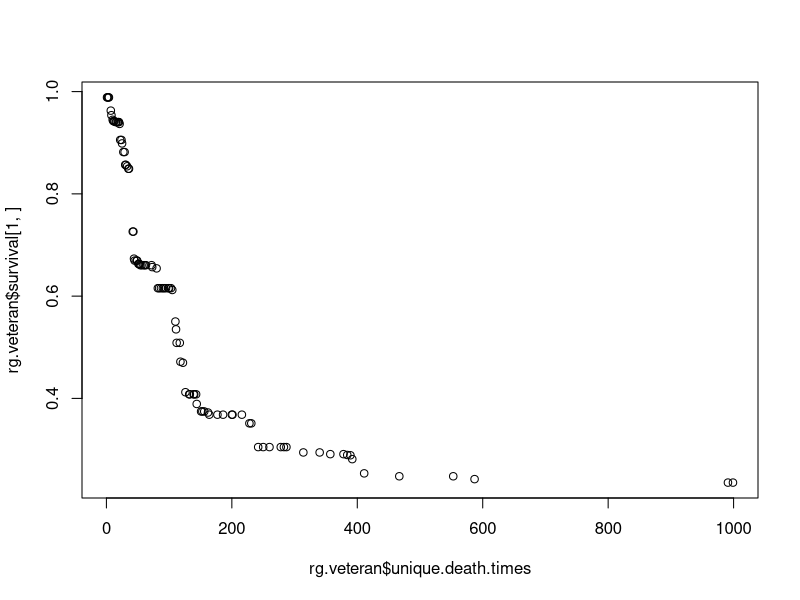

This chart was generated by the following R code:
library(ranger)


### Name: ranger
### Title: Ranger
### Aliases: ranger

### ** Examples

require(ranger)

## Classification forest with default settings
ranger(Species ~ ., data = iris)

## Prediction
train.idx <- sample(nrow(iris), 2/3 * nrow(iris))
iris.train <- iris[train.idx, ]
iris.test <- iris[-train.idx, ]
rg.iris <- ranger(Species ~ ., data = iris.train)
pred.iris <- predict(rg.iris, data = iris.test)
table(iris.test$Species, pred.iris$predictions)

## Quantile regression forest
rf <- ranger(mpg ~ ., mtcars[1:26, ], quantreg = TRUE)
pred <- predict(rf, mtcars[27:32, ], type = "quantiles")
pred$predictions

## Variable importance
rg.iris <- ranger(Species ~ ., data = iris, importance = "impurity")
rg.iris$variable.importance

## Survival forest
require(survival)
rg.veteran <- ranger(Surv(time, status) ~ ., data = veteran)
plot(rg.veteran$unique.death.times, rg.veteran$survival[1,])

## Alternative interface
ranger(dependent.variable.name = "Species", data = iris)

## Not run: 
##D ## Use GenABEL interface to read Plink data into R and grow a classification forest
##D ## The ped and map files are not included
##D library(GenABEL)
##D convert.snp.ped("data.ped", "data.map", "data.raw")
##D dat.gwaa <- load.gwaa.data("data.pheno", "data.raw")
##D phdata(dat.gwaa)$trait <- factor(phdata(dat.gwaa)$trait)
##D ranger(trait ~ ., data = dat.gwaa)
## End(Not run)
